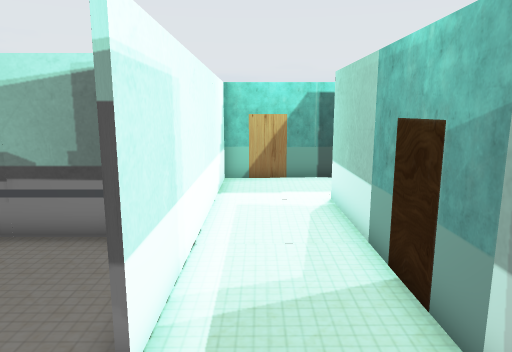
View 1 (above)

20 first-person views from a walk through a 3-D level made in the Unity game engine. The camera is 1.4 m above the floor, tilts 10° down and sees 70° across. Doors are open. The floor is counted in squares, 0.5 m on a side. Each view is taken from the middle of a square. On the plan, view 1 faces up. The plan holds only what a view shows up to about 20 squares ahead; the rest is blank. The place goes on beyond the plan. The player character is not drawn.

View 2
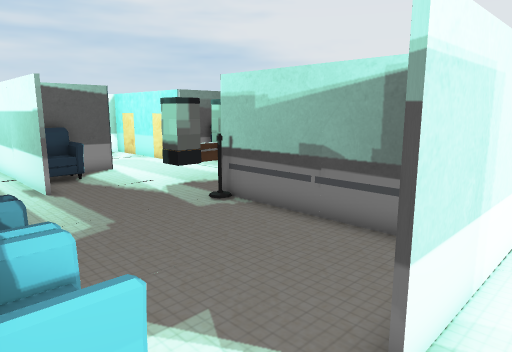

View 3
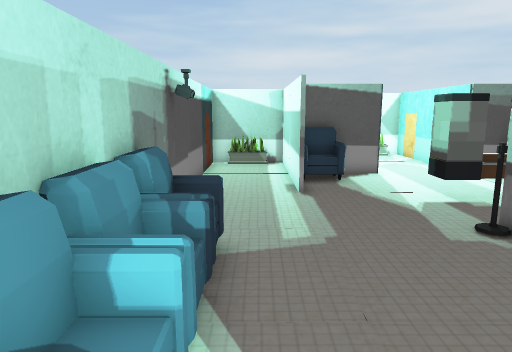

View 4
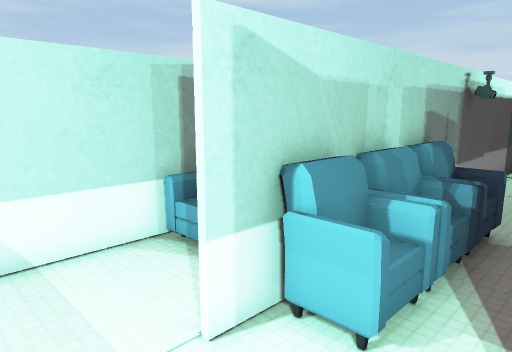

View 5
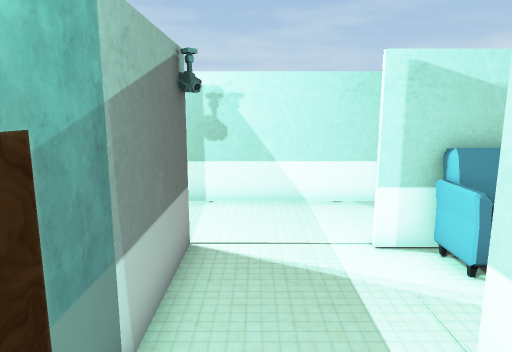

View 6
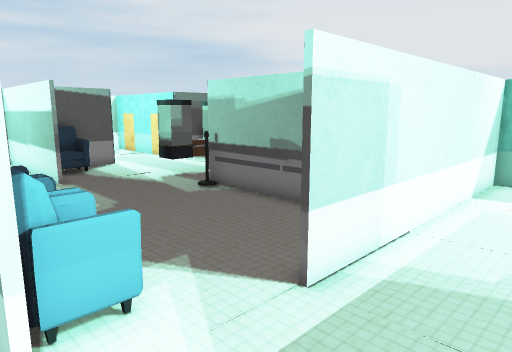

View 7
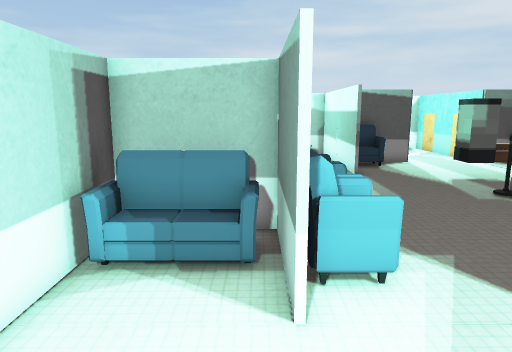

View 8
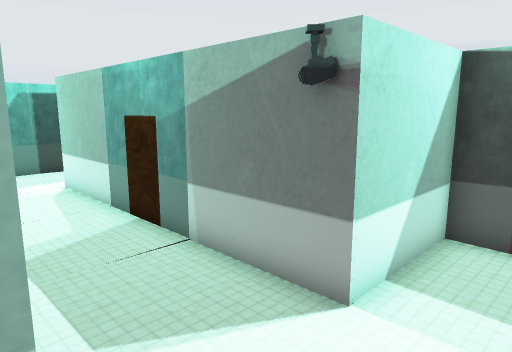

View 9
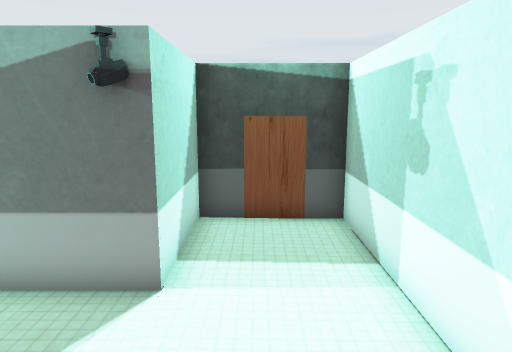

View 10
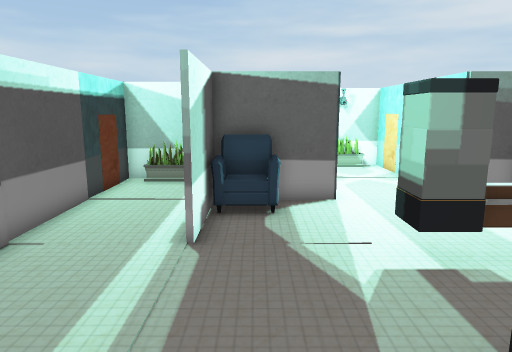

View 11
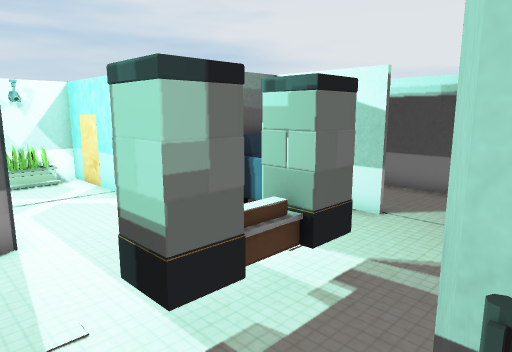

View 12
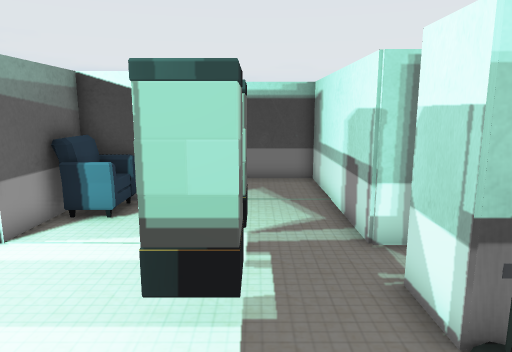

View 13
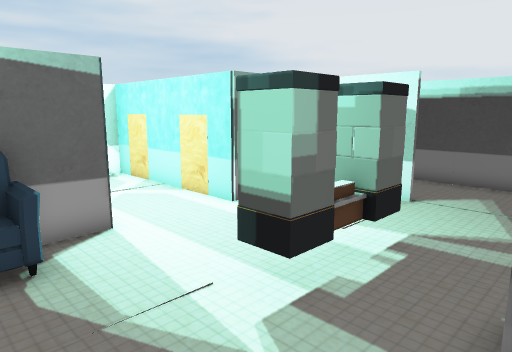

View 14
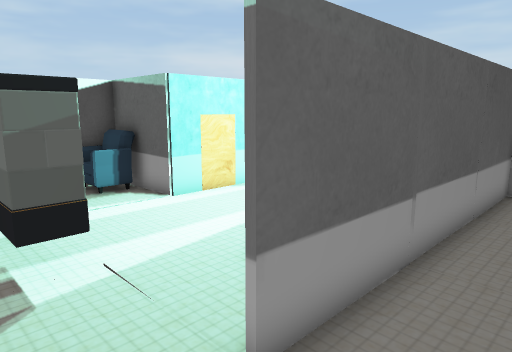

View 15
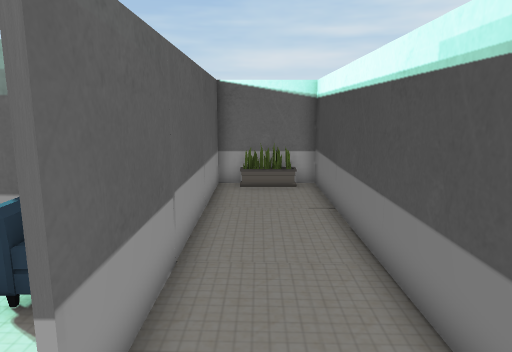

View 16
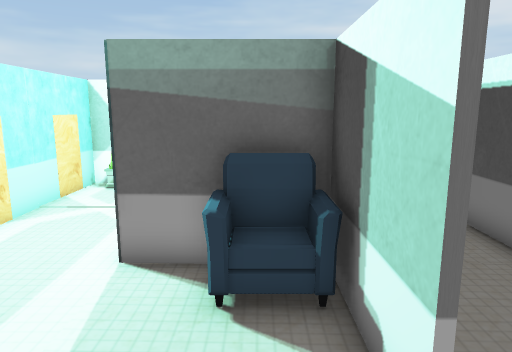

View 17
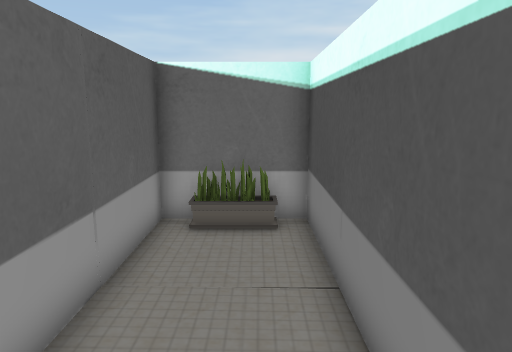

View 18
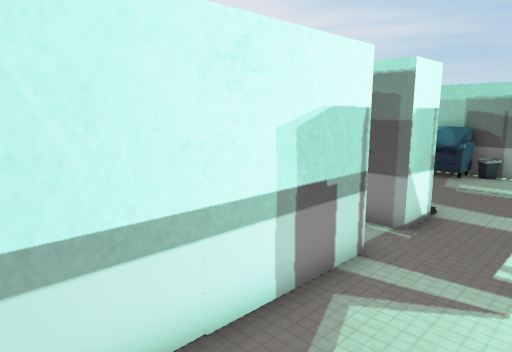

View 19
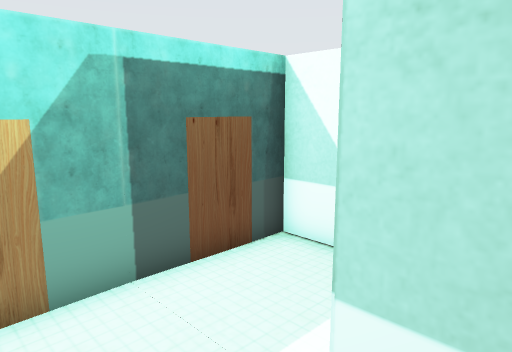

View 20
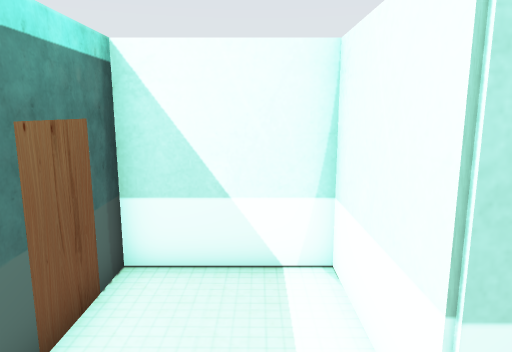

### Floor plan
Ten units are one square. View 1 is at (0, 0); x grows to the right and y downward. Boxes are objects, and circles mark ways between rooms. Rooms are numbered by the first view taken in them; rooms with no view inside come last. Other rooms are left out.
<svg viewBox="-258 -198 326 248">
<path fill="none" stroke="#000" d="M-34 -79 -96 -79M-55 3 -34 3M-25 3 -15 3M-14 5 -55 5 -55 43 -34 43M-134 -35 -213 -35 -213 3 -84 3M23 2 20 -1M24 3 20 -1M24 5 24 -116 63 -116 63 -154 -13 -154 -13 -35M-25 43 24 43M21 -3 25 0M24 43 63 43 63 5 44 5M-155 -155 -134 -155M-134 -154 -155 -154M-96 -114 -96 -193 -253 -193 -253 -155 -174 -155 -174 -114 -253 -114 -253 -90M-96 -79 -96 -96M-253 -76 -174 -76 -174 -37 -135 -37"/>
<rect x="-85" y="-15" width="20" height="20" fill="#bbb"><title>other object</title></rect>
<rect x="-65" y="-15" width="20" height="20" fill="#bbb"><title>other object</title></rect>
<rect x="-45" y="-15" width="20" height="20" fill="#bbb"><title>other object</title></rect>
<rect x="-35" y="35" width="10" height="10" fill="#bbb"><title>other object</title></rect>
<rect x="-35" y="5" width="10" height="10" fill="#bbb"><title>other object</title></rect>
<rect x="-175" y="-55" width="20" height="10" fill="#bbb"><title>other object</title></rect>
<rect x="-175" y="-155" width="20" height="20" fill="#bbb"><title>other object</title></rect>
<rect x="-135" y="-85" width="20" height="10" fill="#bbb"><title>other object</title></rect>
<rect x="-135" y="-105" width="10" height="10" fill="#bbb"><title>desk</title></rect>
<rect x="-135" y="-115" width="20" height="10" fill="#bbb"><title>other object</title></rect>
<circle cx="20" cy="20" r="3" fill="#2a7"/>
<circle cx="-118" cy="-60" r="3" fill="#2a7"/>
<text x="-50" y="-40">1</text>
<text x="40" y="10">2</text>
<text x="-160" y="-120">3</text>
</svg>
Room 1 opens to room 2. Room 1 opens to room 3.

Where each view was taken, in squares from view 1:
view 1: 0 up, 0 right, facing up
view 2: 0 up, 0 right, facing up-left
view 3: 2 up, 1 left, facing left
view 4: 3 up, 1 right, facing down-left
view 5: 7 up, 1 right, facing down
view 6: 1 down, 2 right, facing up-left
view 7: 1 down, 3 right, facing left
view 8: 3 down, 2 left, facing up-right
view 9: 2 down, 3 left, facing right
view 10: 5 up, 6 left, facing left
view 11: 6 up, 9 left, facing up-left
view 12: 4 up, 12 left, facing up
view 13: 4 up, 9 left, facing up-left
view 14: 18 up, 11 left, facing down-left
view 15: 17 up, 11 left, facing left
view 16: 14 up, 11 left, facing left
view 17: 18 up, 16 left, facing left
view 18: 18 up, 13 left, facing down-right
view 19: 10 up, 0 right, facing up-right
view 20: 13 up, 0 right, facing right
